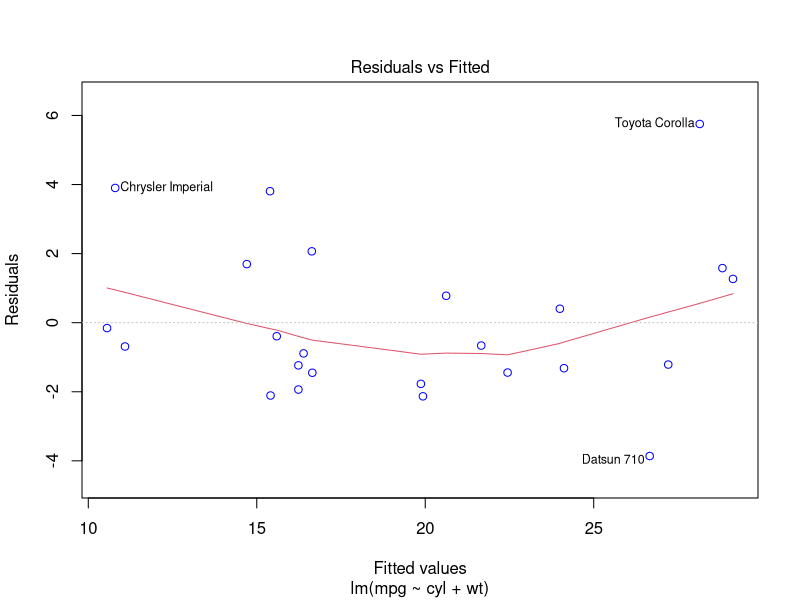
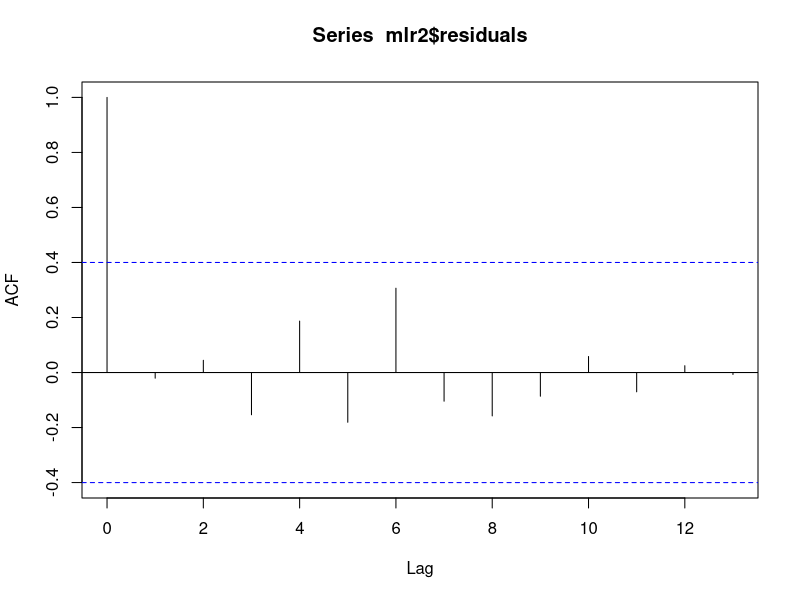
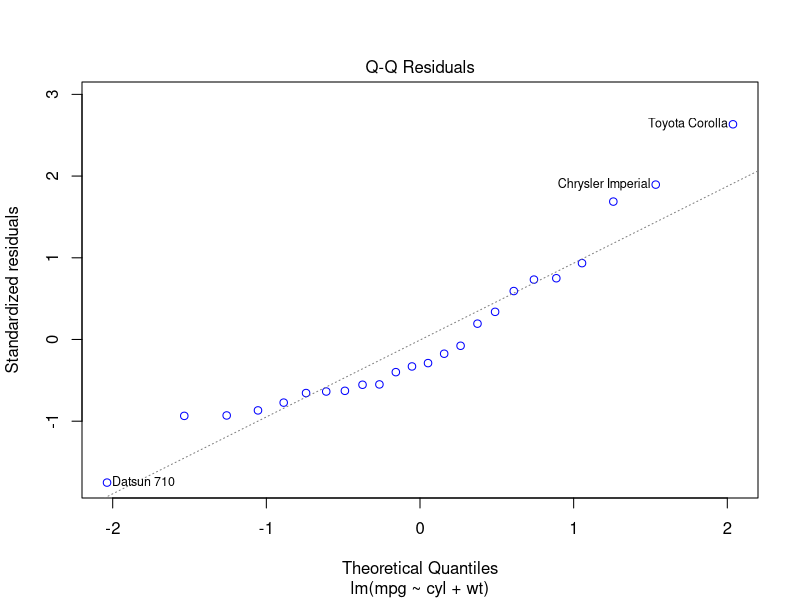
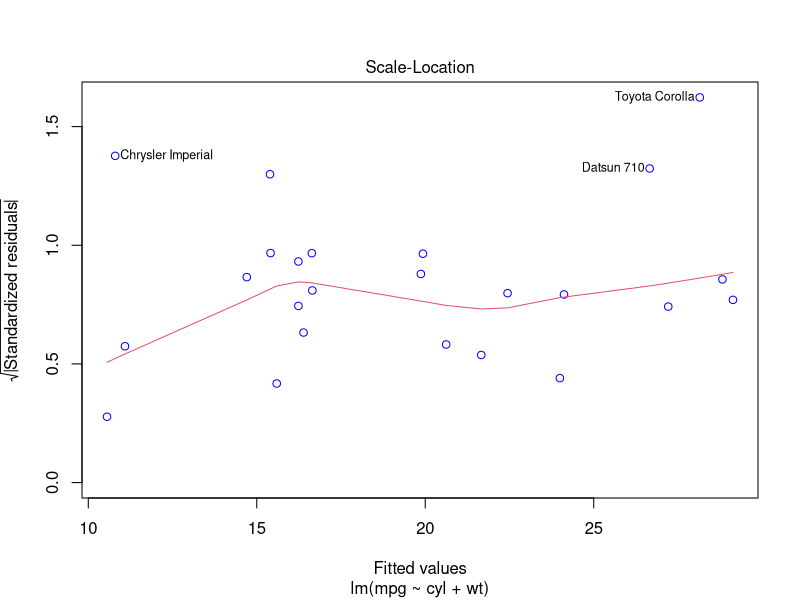

Reproduce these figures in R, in order.
## ---- chunk 1
knitr::opts_chunk$set(echo = TRUE)
## ---- chunk 2
car<-as.data.frame(mtcars)

set.seed(9)

ind<-sample(2, nrow(car), prob=c(0.7,0.3), replace = T)

train<-car[ind==1,]

test<-car[ind==2,]
## ---- chunk 3
str(mtcars)
## ---- chunk 4
shapiro.test(train$mpg)
## ---- chunk 5
cor.test(x=train$cyl, y=train$mpg, method="pearson")
## ---- chunk 6
lm1<-lm(mpg~cyl, data=train)
summary(lm1)
## ---- chunk 7
lm2<-lm(mpg~disp, data=train)

summary(lm2)
## ---- chunk 8
lm3<-lm(mpg~hp, data=train)

summary(lm3)
## ---- chunk 9
lm4<-lm(mpg~drat, data=train)

summary(lm4)
## ---- chunk 10
lm5<-lm(mpg~wt, data=train)

summary(lm5)
## ---- chunk 11
lm6<-lm(mpg~qsec, data=train)

summary(lm6)
## ---- chunk 12
lm7<-lm(mpg~vs, data=train)

summary(lm7)
## ---- chunk 13
lm8<-lm(mpg~am, data=train)

summary(lm8)
## ---- chunk 14
lm9<-lm(mpg~gear, data=train)

summary(lm9)
## ---- chunk 15
lm9<-lm(mpg~carb, data=train)

summary(lm9)
## ---- chunk 16
mlr<-lm(mpg~cyl+disp+wt+hp, data=train)

summary(mlr)
## ---- chunk 17
cor.test(x=train$cyl, y=train$disp, method="pearson")
## ---- chunk 18
cor.test(x=train$cyl, y=train$hp, method="pearson")
## ---- chunk 19
library(car)

vif(mlr)
## ---- chunk 20
mlr1<-lm(mpg~cyl+wt+hp, data=train)

summary(mlr1)

vif(mlr1)
## ---- chunk 21
mlr2<-lm(mpg~cyl+wt, data=train)

summary(mlr2)

vif(mlr2)
## ---- chunk 22
library(caret)

rmse<-RMSE(predict(mlr2), train$mpg)
rmse
## ---- chunk 23
mse<-rmse^2
mse
## ---- chunk 24
(mae<-MAE(predict(mlr2), train$mpg))
## ---- chunk 25
plot(mlr2, which=1, col="blue")
## ---- chunk 26
summary(mlr2$residuals)
## ---- chunk 27
acf(mlr2$residuals)
## ---- chunk 28
library(car)

durbinWatsonTest(mlr2)

## ---- chunk 29
plot(mlr2, which=2, col="blue")
## ---- chunk 30
shapiro.test(mlr2$residuals)
## ---- chunk 31
plot(mlr2, which=3, col="blue")
## ---- chunk 32
library(lmtest)

bptest(mlr2)

## ---- chunk 33
rmse1<-RMSE(predict(mlr2, test), test$mpg)
rmse1
## ---- chunk 34
mse1<-rmse1^2
mse1
## ---- chunk 35
(mae1<-MAE(predict(mlr2, test), test$mpg))

## ---- chunk 36
test.pred<-predict(mlr2, test)
(mpe<-mean(abs(test$mpg-test.pred)/test$mpg)*100)
## ---- chunk 37
p<-as.data.frame(x=cbind(6,8))

colnames(p)<-c("wt","cyl")
## ---- chunk 38
predict(mlr2, newdata=p)
